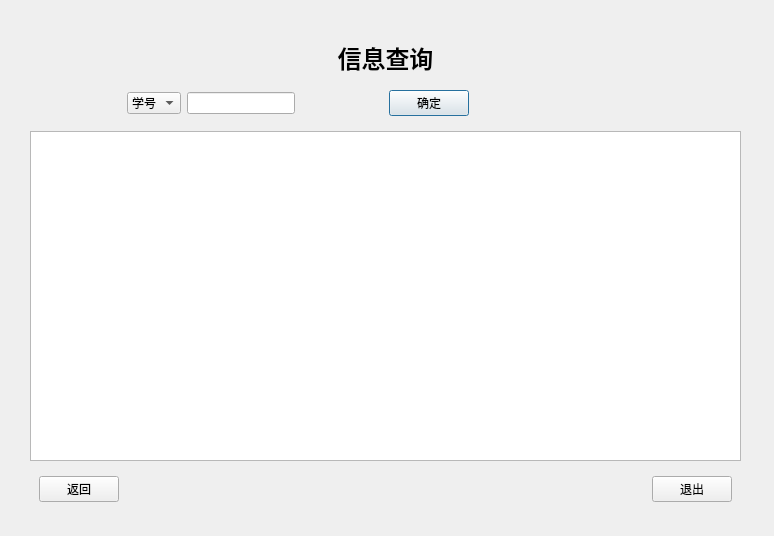
<?xml version="1.0" encoding="UTF-8"?>
<ui version="4.0">
 <class>teacher_search</class>
 <widget class="QDialog" name="teacher_search">
  <property name="geometry">
   <rect>
    <x>0</x>
    <y>0</y>
    <width>774</width>
    <height>536</height>
   </rect>
  </property>
  <property name="windowTitle">
   <string>Dialog</string>
  </property>
  <widget class="QWidget" name="widget_3" native="true">
   <property name="geometry">
    <rect>
     <x>30</x>
     <y>40</y>
     <width>711</width>
     <height>471</height>
    </rect>
   </property>
   <layout class="QVBoxLayout" name="verticalLayout">
    <item>
     <widget class="QLabel" name="label">
      <property name="text">
       <string>&lt;html&gt;&lt;head/&gt;&lt;body&gt;&lt;p align=&quot;center&quot;&gt;&lt;span style=&quot; font-size:18pt; font-weight:600;&quot;&gt;信息查询&lt;/span&gt;&lt;/p&gt;&lt;/body&gt;&lt;/html&gt;</string>
      </property>
     </widget>
    </item>
    <item>
     <widget class="QWidget" name="widget_2" native="true">
      <layout class="QHBoxLayout" name="horizontalLayout_2">
       <item>
        <spacer name="horizontalSpacer_4">
         <property name="orientation">
          <enum>Qt::Horizontal</enum>
         </property>
         <property name="sizeHint" stdset="0">
          <size>
           <width>40</width>
           <height>20</height>
          </size>
         </property>
        </spacer>
       </item>
       <item>
        <widget class="QComboBox" name="cb_choice">
         <item>
          <property name="text">
           <string>学号</string>
          </property>
         </item>
         <item>
          <property name="text">
           <string>姓名</string>
          </property>
         </item>
         <item>
          <property name="text">
           <string>科目</string>
          </property>
         </item>
        </widget>
       </item>
       <item>
        <widget class="QLineEdit" name="lineInfo"/>
       </item>
       <item>
        <spacer name="horizontalSpacer_3">
         <property name="orientation">
          <enum>Qt::Horizontal</enum>
         </property>
         <property name="sizeHint" stdset="0">
          <size>
           <width>40</width>
           <height>20</height>
          </size>
         </property>
        </spacer>
       </item>
       <item>
        <widget class="QPushButton" name="btn_confirm">
         <property name="text">
          <string>确定</string>
         </property>
        </widget>
       </item>
       <item>
        <spacer name="horizontalSpacer_7">
         <property name="orientation">
          <enum>Qt::Horizontal</enum>
         </property>
         <property name="sizeHint" stdset="0">
          <size>
           <width>40</width>
           <height>20</height>
          </size>
         </property>
        </spacer>
       </item>
       <item>
        <spacer name="horizontalSpacer_5">
         <property name="orientation">
          <enum>Qt::Horizontal</enum>
         </property>
         <property name="sizeHint" stdset="0">
          <size>
           <width>40</width>
           <height>20</height>
          </size>
         </property>
        </spacer>
       </item>
       <item>
        <spacer name="horizontalSpacer_6">
         <property name="orientation">
          <enum>Qt::Horizontal</enum>
         </property>
         <property name="sizeHint" stdset="0">
          <size>
           <width>40</width>
           <height>20</height>
          </size>
         </property>
        </spacer>
       </item>
      </layout>
     </widget>
    </item>
    <item>
     <widget class="QTableView" name="tableView"/>
    </item>
    <item>
     <widget class="QWidget" name="widget" native="true">
      <layout class="QHBoxLayout" name="horizontalLayout">
       <item>
        <widget class="QPushButton" name="btn_back">
         <property name="text">
          <string>返回</string>
         </property>
        </widget>
       </item>
       <item>
        <spacer name="horizontalSpacer">
         <property name="orientation">
          <enum>Qt::Horizontal</enum>
         </property>
         <property name="sizeHint" stdset="0">
          <size>
           <width>464</width>
           <height>20</height>
          </size>
         </property>
        </spacer>
       </item>
       <item>
        <widget class="QPushButton" name="btn_close">
         <property name="text">
          <string>退出</string>
         </property>
        </widget>
       </item>
      </layout>
     </widget>
    </item>
   </layout>
  </widget>
 </widget>
 <resources/>
 <connections/>
</ui>
